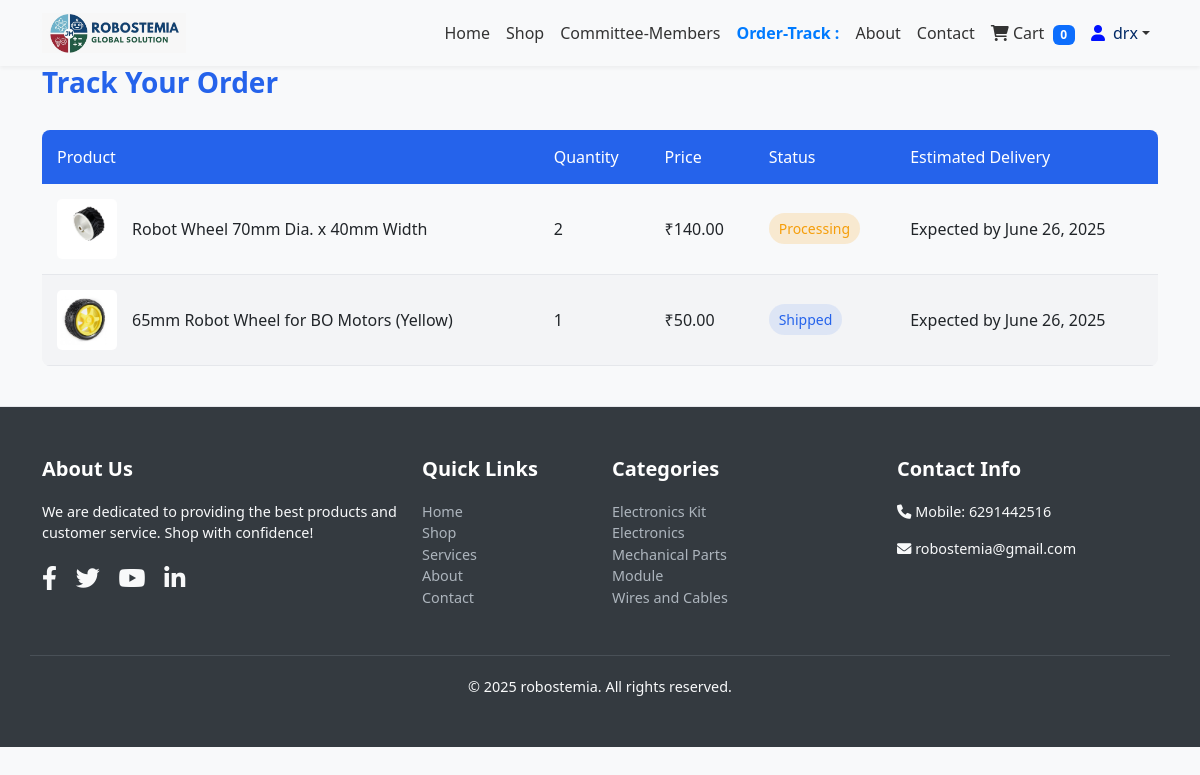
Screenshot of /order-tracking/ (signed in) with the database file from the repository.
### robot/models.py (models this page shows, shortened)
class OrderItem(models.Model):
    order = models.ForeignKey(Order, related_name='items', on_delete=models.CASCADE)
    product_name = models.CharField(max_length=255)
    product_image = models.ImageField(upload_to='order_items/')
    price = models.DecimalField(max_digits=10, decimal_places=2)
    quantity = models.PositiveIntegerField()
    total = models.DecimalField(max_digits=10, decimal_places=2)

class Order(models.Model):
    STATUS_CHOICES = [
        ('pending', 'Processing'),
        ('shipped', 'Shipped'),
        ('delivered', 'Delivered'),
        ('cancelled', 'Cancelled'),
    ]
    user = models.ForeignKey(User, on_delete=models.CASCADE)
    first_name = models.CharField(max_length=100)
    last_name = models.CharField(max_length=100)
    email = models.EmailField()
    phone = models.CharField(max_length=15)
    address1 = models.CharField(max_length=255)
    address2 = models.CharField(max_length=255, blank=True)
    city = models.CharField(max_length=100)
    state = models.CharField(max_length=100)
    zip_code = models.CharField(max_length=10)
    payment_method = models.CharField(max_length=50)
    subtotal = models.DecimalField(max_digits=10, decimal_places=2)
    shipping = models.DecimalField(max_digits=10, decimal_places=2)
    total = models.DecimalField(max_digits=10, decimal_places=2)
    status = models.CharField(max_length=20, choices=STATUS_CHOICES, default='pending')
    estimated_delivery = models.DateField(null=True, blank=True)
    created_at = models.DateTimeField(auto_now_add=True)

### robot/views.py (the view)
# urls.py: path('order-tracking/', views.order_tracking, name='order_tracking'),
@login_required
def order_tracking(request):
    orders = Order.objects.filter(user=request.user).order_by('-created_at')
    return render(request, 'robot/order_tracking.html', {'orders': orders})

### robot/templates/robot/order_tracking.html (shortened to what this page needs)
{% extends "robot/base.html" %}
{% block content %}
    <div class="container">
        <h1>Track Your Order</h1>
        <table class="order-table">
            <thead>
                <tr>
                    <th>Product</th>
                    <th>Quantity</th>
                    <th>Price</th>
                    <th>Status</th>
                    <th>Estimated Delivery</th>
                </tr>
            </thead>
   <tbody>
    {% for order in orders %}
        {% for item in order.items.all %}
            <tr>
                <td>
                    <div class="product-info">
                        <img src="{{ item.product_image.url }}" alt="{{ item.product_name }}" class="product-img">
                        <span>{{ item.product_name }}</span>
                    </div>
                </td>
                <td>{{ item.quantity }}</td>
                <td>₹{{ item.total }}</td>
                <td>
                    {% if order.status == "delivered" %}
                        <span class="status-badge status-delivered">Delivered</span>
                    {% elif order.status == "shipped" %}
                        <span class="status-badge status-shipped">Shipped</span>
                    {% elif order.status == "pending" %}
                        <span class="status-badge status-processing">Processing</span>
                    {% elif order.status == "cancelled" %}
                        <span class="status-badge status-cancelled">Cancelled</span>
                    {% else %}
                        <span class="status-badge">{{ order.status|capfirst }}</span>
                    {% endif %}
                </td>
                <td>
                    {% if order.status == "delivered" %}
                        Delivered on {{ order.estimated_delivery }}
                    {% elif order.status == "cancelled" %}
                        -
                    {% else %}
                        Expected by {{ order.estimated_delivery }}
                    {% endif %}
                </td>
            </tr>
        {% endfor %}
    {% empty %}
        <tr>
            <td colspan="5" class="text-center">No orders found.</td>
        </tr>
    {% endfor %}
</tbody>
        </table>
    </div>
{% endblock %}

### robot/templates/robot/base.html (shortened to what this page needs)
{% load static %}
<!DOCTYPE html>
<html lang="en">
<head>
    <link href="https://cdn.jsdelivr.net/npm/bootstrap@5.3.0/dist/css/bootstrap.min.css" rel="stylesheet">
    <link rel="stylesheet" href="https://cdnjs.cloudflare.com/ajax/libs/font-awesome/6.0.0-beta3/css/all.min.css">
</head>
<body>
    {% load static %}
    <nav class="navbar navbar-expand-lg navbar-light bg-light sticky-top">
        <div class="container">
            <a class="navbar-brand" href="/">
            <img src="{% static '/robot/logof.png' %}" alt="RoboSTEMia Logo">
            </a>
            <div class="con collapse navbar-collapse" id="navbarNav">
                <ul class="navbar-nav ms-auto">
                    <li class="nav-item">
                        <a class="nav-link {% if request.path == '/' %}active-page{% endif %}" href="/">Home{% if request.path == '/' %} :{% endif %}</a>
                    </li>
                    <li class="nav-item">
                        <a class="nav-link {% if request.path == '/shop/' %}active-page{% endif %}" href="/shop/">Shop{% if request.path == '/shop/' %} :{% endif %}</a>
                    </li>
                    <li class="nav-item">
                        <a class="nav-link {% if request.path == '/advisorycommittee/' %}active-page{% endif %}" href="/advisorycommittee/">Committee-Members{% if request.path == '/advisorycommittee/' %} :{% endif %}</a>
                    </li>
                    <li class="nav-item">
                        <a class="nav-link {% if request.path == '/order-tracking/' %}active-page{% endif %}" href="/order-tracking/">Order-Track{% if request.path == '/order-tracking/' %} :{% endif %}</a>
                    </li>
                    <li class="nav-item">
                        <a class="nav-link {% if request.path == '/about/' %}active-page{% endif %}" href="/about/">About{% if request.path == '/about/' %} :{% endif %}</a>
                    </li>
                    <li class="nav-item">
                        <a class="nav-link {% if request.path == '/contact/' %}active-page{% endif %}" href="/contact/">Contact{% if request.path == '/contact/' %} :{% endif %}</a>
                    </li>
                    {% if user.is_authenticated %}
                    <li class="nav-item">
                        <a class="nav-link {% if request.path == '/your-cart/' %}active-page{% endif %}" href="/your-cart/">
                        <i class="fas fa-shopping-cart"></i> Cart{% if request.path == '/your-cart/' %} :{% endif %}
                        <span class="badge bg-primary ms-1" id="cartCount">0</span>
                        </a>
                    </li>
                    {% endif %}
                    {% if user.is_authenticated %}
                    <li class="nav-item dropdown">
                        <a class="nav-link dropdown-toggle d-flex align-items-center" href="#" id="userDropdown" role="button" data-bs-toggle="dropdown" aria-expanded="false">
                        <i class="fa-solid fa-user me-2" style="color: #0011ff;"></i>
                        <span style="color: #002966;">{{ user.username }}</span>
                        </a>
                    </li>
                    {% endif %}
                </ul>
            </div>
        </div>
    </nav>
    <main id="main-content">
        {% block content %}{% endblock %}
    </main>
    <footer class="footer">
        <div class="container">
            <div class="row">
                <div class="col-md-4 mb-4 mb-md-0">
                    <h5>About Us</h5>
                    <p>We are dedicated to providing the best products and customer service. Shop with confidence!</p>
                    <div class="social-icons mt-3">
                        <a href="https://www.facebook.com/people/Robostemia/61577539023886/" target="_blank"><i class="fab fa-facebook-f"></i></a>
                        <a href="#"><i class="fab fa-twitter"></i></a>
                        <a href="https://www.youtube.com/@RoboSTEMia-S" target="_blank"><i class="fab fa-youtube"></i></a>
                        <a href="#"><i class="fab fa-linkedin-in"></i></a>
                    </div>
                </div>
                <div class="col-md-2 mb-4 mb-md-0">
                    <h5>Quick Links</h5>
                    <ul class="list-unstyled">
                        <li><a href="/">Home</a></li>
                        <li><a href="/shop/">Shop</a></li>
                        <li><a href="/services/">Services</a></li>
                        <li><a href="/about/">About</a></li>
                        <li><a href="/contact/">Contact</a></li>
                    </ul>
                </div>
                <div class="col-md-3 mb-4 mb-md-0" >
                    <h5>Categories</h5>
                    <ul class="list-unstyled">
                        <li><a href="/shop/?category=Electronic%20Kit&sort_by=popularity">Electronics Kit</a></li>
                        <li><a href="/shop/?category=Electronics&sort_by=popularity">Electronics</a></li>
                        <li><a href="/shop/?category=Mechanical%20Parts&sort_by=popularity">Mechanical Parts</a></li>
                        <li><a href="/shop/?category=Module&sort_by=popularity">Module</a></li>
                        <li><a href="/shop/?category=Wires%20and%20Cables&sort_by=popularity">Wires and Cables</a></li>
                    </ul>
                </div>
                <div class="col-md-3">
                    <h5>Contact Info</h5>
                    <p><i class="fas fa-phone"></i> Mobile: 6291442516</p>
                    <p><i class="fas fa-envelope"></i> robostemia@gmail.com</p>
                </div>
            </div>
            <div class="row bottom-bar">
                <div class="col-12">
                    <p class="mb-0">&copy; 2025 robostemia. All rights reserved.</p>
                </div>
            </div>
        </div>
    </footer>
</body>
</html>

### robot/templates/robot/order_tracking.html (style rules this page uses)
:root { --primary-blue: #2563eb; --primary-green: #10b981; --light-gray: #f3f4f6; --dark-gray: #6b7280; --white: #ffffff; --orange: #f59e0b; --red: #ef4444; }
* { margin: 0; padding: 0; box-sizing: border-box; font-family: 'Segoe UI', Tahoma, Geneva, Verdana, sans-serif; }
h1 { color: var(--primary-blue); margin-bottom: 30px; font-size: 28px; font-weight: 600; }
.order-table { width: 100%; border-collapse: separate; border-spacing: 0; margin-bottom: 30px; overflow: hidden; border-radius: 8px; }
.order-table th { background-color: var(--primary-blue); color: var(--white); padding: 15px; text-align: left; font-weight: 500; }
.order-table td { padding: 15px; border-bottom: 1px solid #e5e7eb; }
.order-table tr:nth-child(even) { background-color: var(--light-gray); }
.product-info { display: flex; align-items: center; gap: 15px; }
.product-img { width: 60px; height: 60px; object-fit: cover; border-radius: 5px; }
.status-badge { display: inline-block; padding: 5px 10px; border-radius: 20px; font-size: 14px; font-weight: 500; }
.status-processing { background-color: rgba(245, 159, 11, 0.171); color: var(--orange); }
.status-shipped { background-color: rgba(37, 99, 235, 0.1); color: var(--primary-blue); }
.footer { margin-top: 40px; padding-top: 20px; border-top: 1px solid #e5e7eb; color: var(--dark-gray); font-size: 14px; }
body { font-family: 'Poppins', sans-serif; background-color: #f8f9fa; overflow-x: hidden; }
.navbar { background-color: #ffffff; box-shadow: 0 2px 4px rgba(0, 0, 0, 0.05); }
.navbar-brand img { height: 40px; }
.nav-link { font-weight: 500; color: #333; transition: color 0.3s ease; }
.footer { background-color: #343a40; color: #f8f9fa; padding: 50px 0; font-size: 0.9rem; }
.footer h5 { color: #ffffff; font-weight: 600; margin-bottom: 20px; }
.footer ul { list-style: none; padding: 0; }
.footer ul li a { color: #adb5bd; text-decoration: none; transition: color 0.3s ease; }
.footer .social-icons a { color: #f8f9fa; font-size: 1.5rem; margin-right: 15px; transition: color 0.3s ease; }
.footer .bottom-bar { border-top: 1px solid #495057; padding-top: 20px; margin-top: 30px; text-align: center; }
.active-page { font-weight: bold; color: #007bff; }

### rows the page displays
Order: estimated_delivery "June 26, 2025"
OrderItem: product_image (picture), product_name "Robot Wheel 70mm Dia. x 40mm Width", quantity "2", total "140.00", shows "Processing"
Order: estimated_delivery "June 26, 2025"
OrderItem: product_image (picture), product_name "65mm Robot Wheel for BO Motors (Yellow)", quantity "1", total "50.00", shows "Shipped"

### other values shown
{{ user.username }} "drx"
